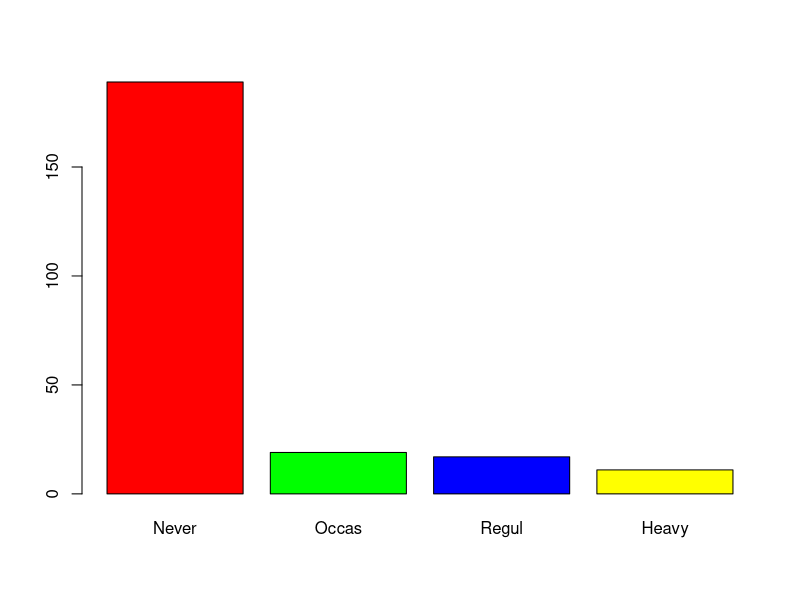
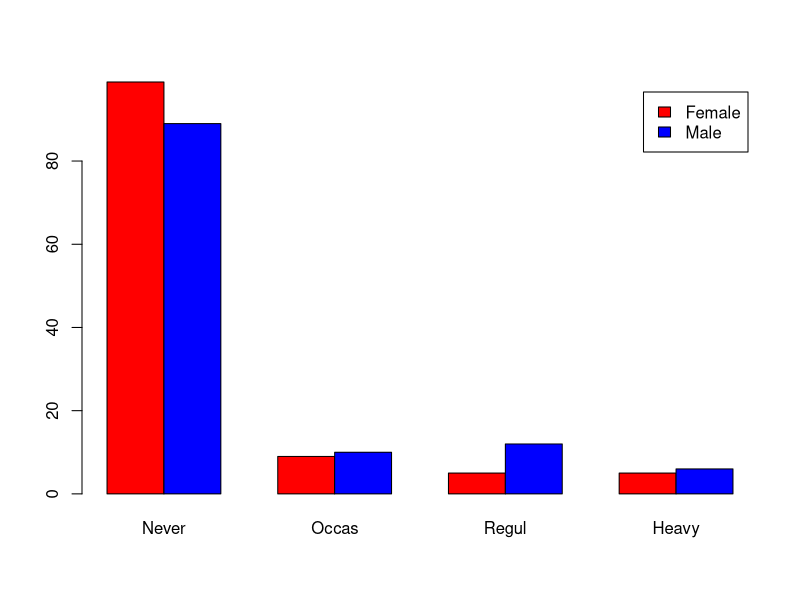
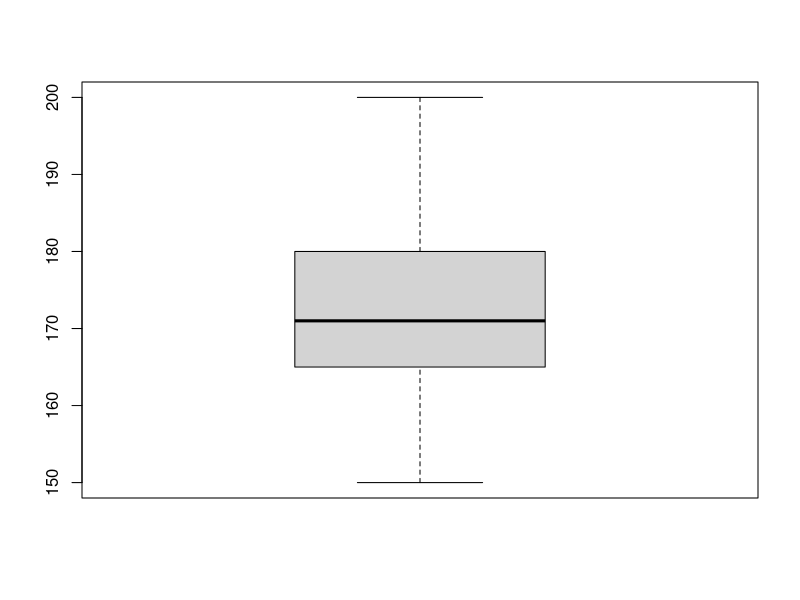
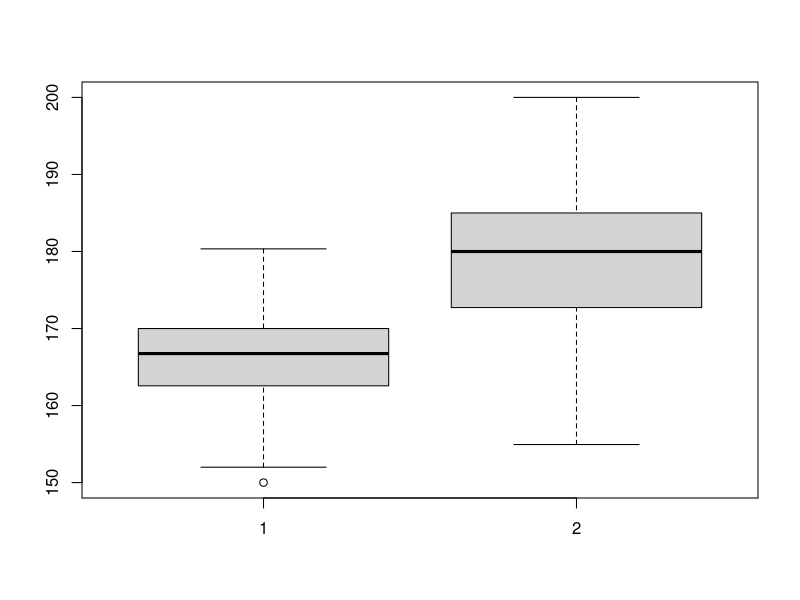
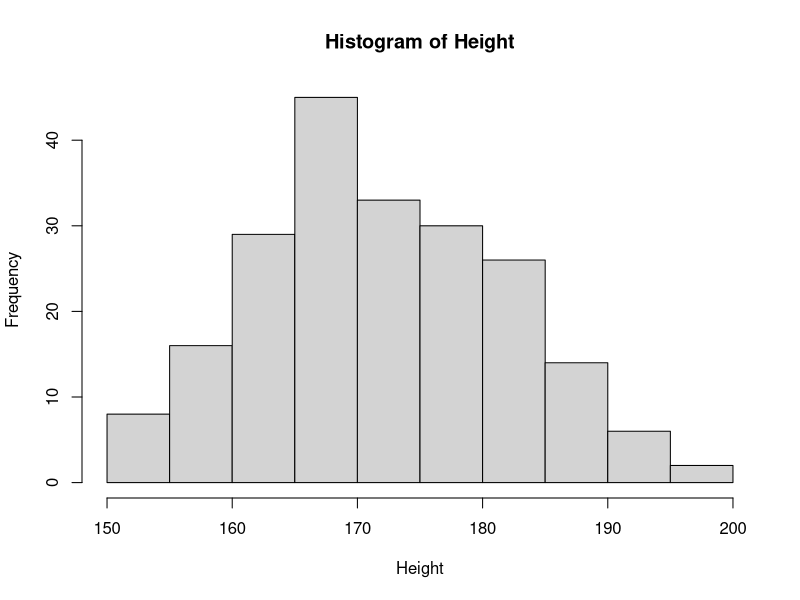
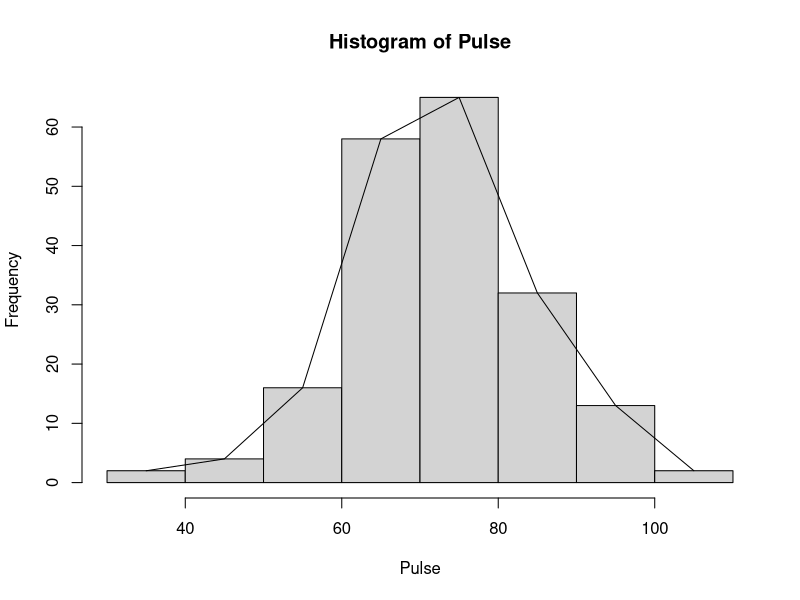
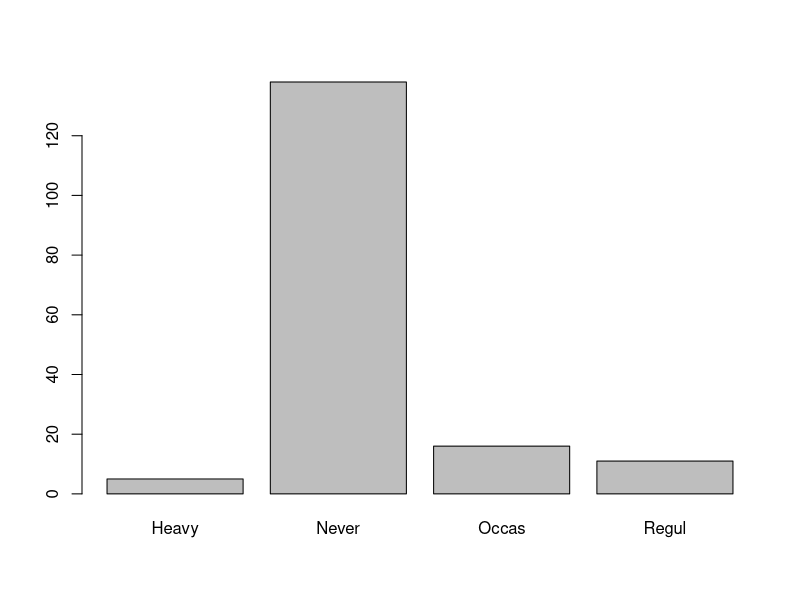
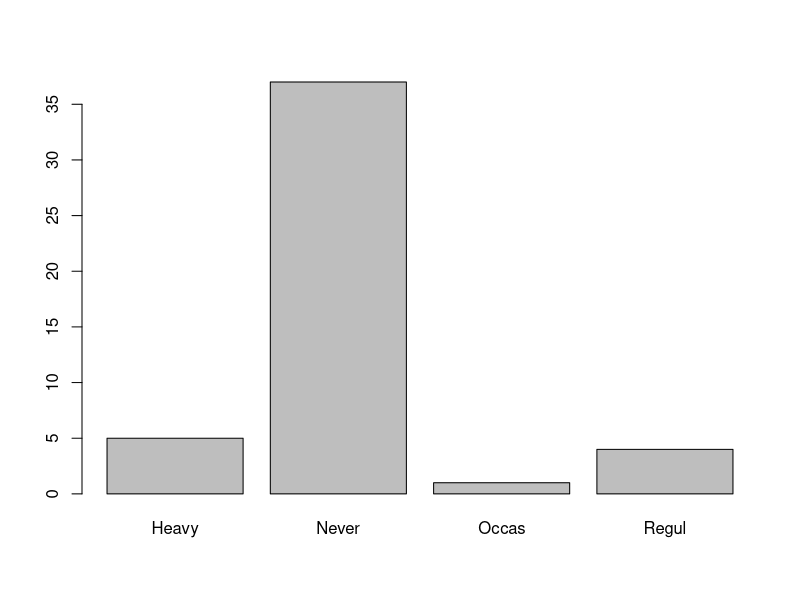

The R source for these figures, in order:
## ---- chunk 1
  library('MASS')
  attach(survey)
## ---- chunk 2
  str(survey)
## ---- chunk 3
  s = Smoke[!is.na(Smoke)]
  sum(s == 'Regul')/length(s)
## ---- chunk 4
  c = survey[!is.na(Smoke) & !is.na(Sex), c('Smoke', 'Sex')]
  sum(c$Sex == 'Male' & c$Smoke == 'Regul')/length(c[,1])
## ---- chunk 5
  sum(c$Sex=='Male' & c$Smoke=='Regul')/sum(c$Sex=='Male')
## ---- chunk 6
  sum(c$Sex=='Male' & c$Smoke=='Regul')/sum(c$Smoke=='Regul')
## ---- chunk 7
  x = factor(Smoke, levels = levels(Smoke)[c(2,3,4,1)])
  barplot(table(x), col = c('Red', 'Green', 'Blue', 'Yellow'))
## ---- chunk 8
  barplot(table(Sex, x), beside = T, col = c('Red', 'Blue'), legend = levels(Sex))
## ---- chunk 9
  mean(Height, na.rm = T)
  median(Height, na.rm = T)
  summary(Height)
  sd(Height, na.rm = T)
  boxplot(Height)
## ---- chunk 10
  male = !is.na(Sex) & Sex == 'Male'
  maleHeight = Height[male]
  mean(maleHeight, na.rm = T)
  median(maleHeight, na.rm = T)
  summary(maleHeight)
  sd(maleHeight, na.rm = T)

  female = !is.na(Sex) & Sex == 'Female'
  femaleHeight = Height[female]
  mean(femaleHeight, na.rm = T)
  median(femaleHeight, na.rm = T)
  summary(femaleHeight)
  sd(femaleHeight, na.rm = T)
  boxplot(femaleHeight, maleHeight)
## ---- chunk 11
  h = Height[!is.na(Height)]
  sum(abs(h - mean(h)) <= sd(h))/length(h)
## ---- chunk 12
  hist(Height, breaks = 12)
## ---- chunk 13
  d = hist(Pulse)
  lines(d$mids, d$counts)
## ---- chunk 14
  A = survey[!is.na(Age) & Age < 20,]
  B = survey[!is.na(Age) & Age >= 20 & Age < 25,]
  C = survey[!is.na(Age) & Age > 25,]
  barplot(table(A$Smoke))
  barplot(table(B$Smoke))
  barplot(table(C$Smoke))
